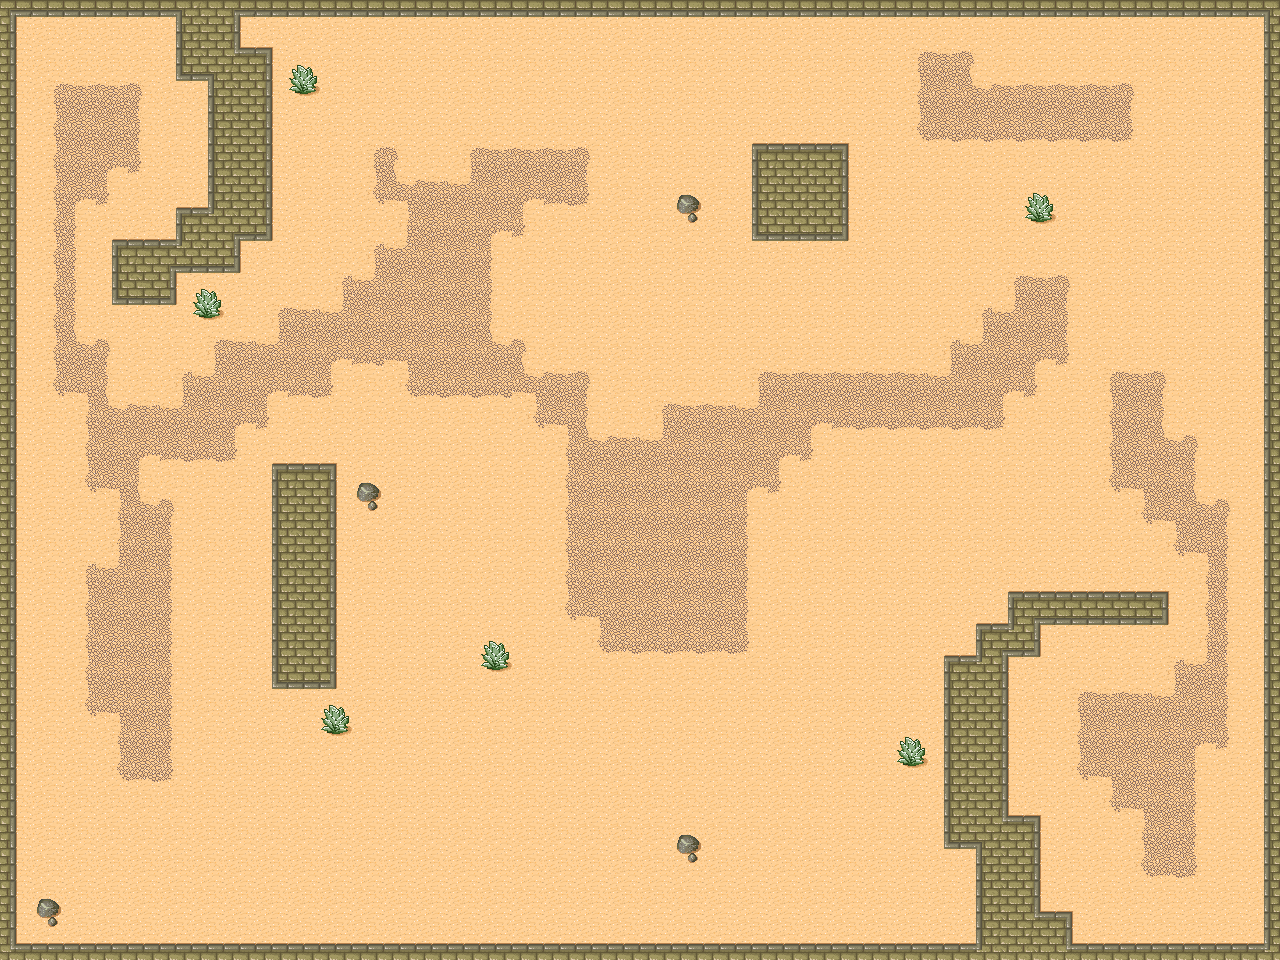

The image is a tile-based game level rendered from a .tmx file. Its description and source (layers, tilesets, objects; grid data summarised) follow:
An orthogonal 40x30 tile map with 32x32 px tiles, 1 tile layer (Mark).

<map version="1.0" orientation="orthogonal" width="40" height="30" tilewidth="32" tileheight="32">
 <tileset firstgid="1" name="tmw_desert_spacing" tilewidth="32" tileheight="32" spacing="1" margin="1">
  <image source="tmw_desert_spacing.png" width="265" height="199" />
  <tile id="0">
   <properties>
    <property name="blocked" value="true" />
   </properties>
  </tile>
  <tile id="1">
   <properties>
    <property name="blocked" value="true" />
   </properties>
  </tile>
  <tile id="2">
   <properties>
    <property name="blocked" value="true" />
   </properties>
  </tile>
  <tile id="8">
   <properties>
    <property name="blocked" value="true" />
   </properties>
  </tile>
  <tile id="9">
   <properties>
    <property name="blocked" value="true" />
   </properties>
  </tile>
  <tile id="10">
   <properties>
    <property name="blocked" value="true" />
   </properties>
  </tile>
  <tile id="16">
   <properties>
    <property name="blocked" value="true" />
   </properties>
  </tile>
  <tile id="17">
   <properties>
    <property name="blocked" value="true" />
   </properties>
  </tile>
  <tile id="18">
   <properties>
    <property name="blocked" value="true" />
   </properties>
  </tile>
  <tile id="19">
   <properties>
    <property name="blocked" value="true" />
   </properties>
  </tile>
  <tile id="20">
   <properties>
    <property name="blocked" value="true" />
   </properties>
  </tile>
  <tile id="27">
   <properties>
    <property name="blocked" value="true" />
   </properties>
  </tile>
  <tile id="28">
   <properties>
    <property name="blocked" value="true" />
   </properties>
  </tile>
 </tileset>
 <layer name="Mark" width="40" height="30">
  <data>[1200 cells, 1200 non-empty, 29 distinct tile ids]</data>
 </layer>
</map>
